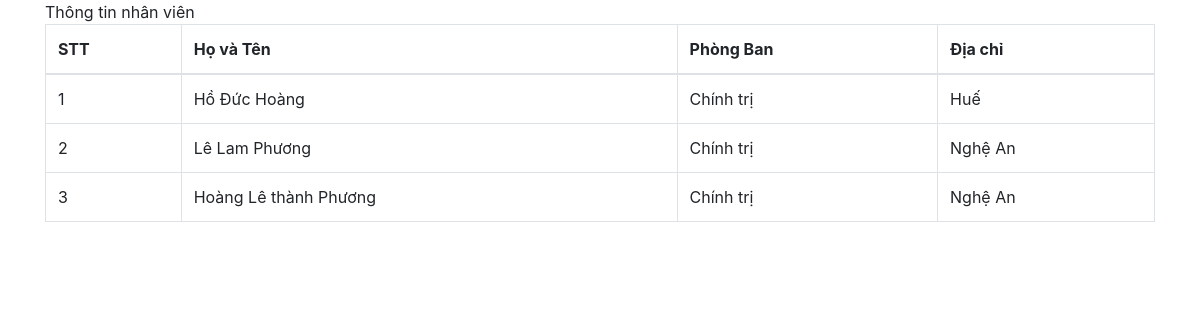
Screenshot of /nhanvien.php?IDPB=3 with the database file from the repository.
### tables this page shows
CREATE TABLE `nhanvien` (
  `IDNV` int(11) NOT NULL,
  `Hoten` text NOT NULL,
  `IDPB` int(11) NOT NULL,
  `Diachi` text NOT NULL
);

CREATE TABLE `phongban` (
  `IDPB` int(11) NOT NULL,
  `Tenpb` text NOT NULL,
  `Mota` text NOT NULL
);

### dbhelper.php (called while the page is built, shortened)
<?php
function executeResult($sql) {
	$conn = mysqli_connect(HOST, USERNAME, PASSWORD, DATABASE);
	$resultset = mysqli_query($conn, $sql) or die( mysqli_error($conn));
	$list      = [];
	while ($row = mysqli_fetch_array($resultset)) {
		$list[] = $row;
	}
	return $list;
}

### nhanvien.php (the view, shortened to what this page needs)
<?php
require_once ('dbhelper.php');
?>
<!DOCTYPE html>
<html>
<head>
	<link rel="stylesheet" href="https://maxcdn.bootstrapcdn.com/bootstrap/4.4.1/css/bootstrap.min.css">
</head>
<body>
	<div class="container">
		<div class="panel panel-primary">
			<div class="panel-heading">
			 Thông tin nhân viên
			</div>
			<div class="panel-body">
				<table class="table table-bordered">
					<thead>
						<tr>
							<th>STT</th>
							<th>Họ và Tên</th>
							<th>Phòng Ban</th>
							<th>Địa chỉ</th>
						</tr>
					</thead>
					<tbody>
<?php
$s_IDPB='';
if (isset($_REQUEST['IDPB'])) {
	$s_IDPB = $_REQUEST['IDPB'];
}
if($s_IDPB != '')
{
	$sql = "SELECT nhanvien.IDNV,nhanvien.Hoten,phongban.Tenpb,nhanvien.Diachi from nhanvien,phongban
	where nhanvien.IDPB = phongban.IDPB AND phongban.IDPB = $s_IDPB";
}
	else
	{
		$sql = 'SELECT nhanvien.IDNV,nhanvien.Hoten,phongban.Tenpb,nhanvien.Diachi
	FROM nhanvien
   INNER JOIN phongban
   ON nhanvien.IDPB = phongban.IDPB';
	}
$studentList = executeResult($sql);
$index = 1;
foreach ($studentList as $std) {
	echo '<tr>
			<td>'.($index++).'</td>
			<td>'.$std['Hoten'].'</td>
			<td>'.$std['Tenpb'].'</td>
			<td>'.$std['Diachi'].'</td>
		</tr>';
}
?>				</tbody>
				</table>
			</div>
		</div>
	</div>
</body>
</html>

### rows the page displays
nhanvien: Hoten "Hồ Đức Hoàng", IDPB.Tenpb "Chính trị", Diachi "Huế"
nhanvien: Hoten "Lê Lam Phương", IDPB.Tenpb "Chính trị", Diachi "Nghệ An"
nhanvien: Hoten "Hoàng Lê thành Phương", IDPB.Tenpb "Chính trị", Diachi "Nghệ An"
